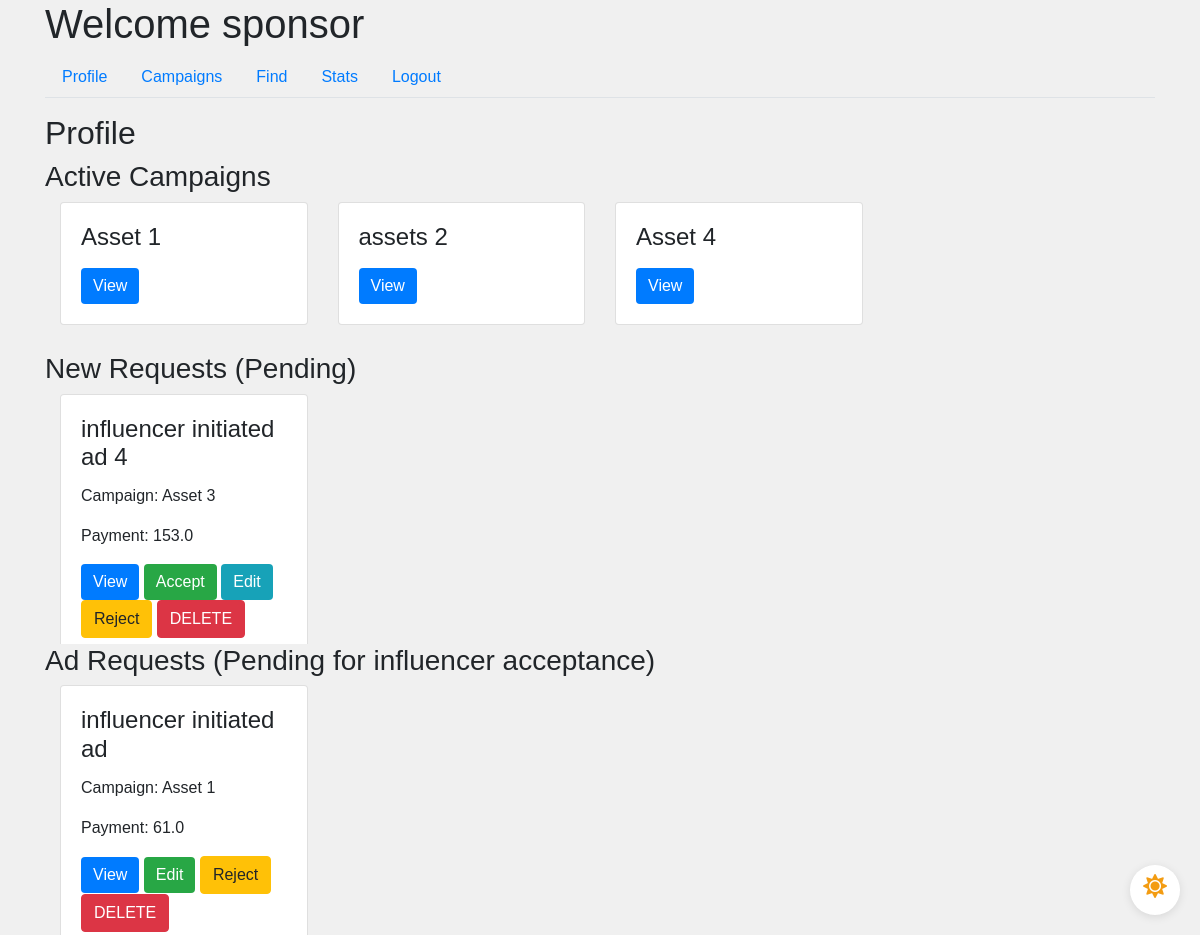
Page /sponsor/profile (signed in) on the committed database.
### app/models.py (models this page shows, shortened)
class User(UserMixin, db.Model):
    id = db.Column(db.Integer, primary_key=True)
    username = db.Column(db.String(64), unique=True, nullable=False)
    email = db.Column(db.String(120), unique=True, nullable=False)
    password_hash = db.Column(db.String(128), nullable=False)
    role = db.Column(db.String(20), nullable=False)
    industry = db.Column(db.String(120))  # For Sponsors
    platforms = db.Column(db.Text)  # For Influencers
    category = db.Column(db.String(120))  # For Influencers
    niche = db.Column(db.String(120))  # For Influencers
    profile_pic = db.Column(db.String(20), nullable=False, default='download.png')
    flag = db.Column(db.Boolean, default=False, nullable=False)  # Add flag column

class Campaign(db.Model):
    id = db.Column(db.Integer, primary_key=True)
    name = db.Column(db.String(100), nullable=False)
    description = db.Column(db.Text, nullable=False)
    budget = db.Column(db.Float, nullable=False)
    visibility = db.Column(db.String(10), nullable=False)  # 'public', 'private'
    start_date = db.Column(db.Date, nullable=False)
    end_date = db.Column(db.Date, nullable=False)
    user_id = db.Column(db.Integer, db.ForeignKey('user.id'), nullable=False)
    ad_requests = db.relationship('AdRequest', backref='campaign', lazy=True)
    flag = db.Column(db.Boolean, default=False, nullable=False)  # Add flag column

class AdRequest(db.Model):
    id = db.Column(db.Integer, primary_key=True)
    campaign_id = db.Column(db.Integer, db.ForeignKey('campaign.id'), nullable=False)
    influencer_id = db.Column(db.Integer, db.ForeignKey('user.id'), nullable=False)
    requirements = db.Column(db.Text, nullable=False)
    payment_amount = db.Column(db.Float, nullable=False)
    status_influencer = db.Column(db.String(10), nullable=False)
    status_sponsor = db.Column(db.String(10), nullable=False)

### app/routes.py (the view)
@main.route('/sponsor/profile')
@login_required
def sponsor_profile():
    if current_user.role != 'sponsor':
        return redirect(url_for('main.home'))
    sponsor = current_user
    active_campaigns = Campaign.query.join(AdRequest, Campaign.id == AdRequest.campaign_id)\
    .filter(Campaign.user_id == sponsor.id, AdRequest.status_sponsor == "Accepted").all()
    new_requests = AdRequest.query.join(Campaign, AdRequest.campaign_id == Campaign.id)\
    .filter(
        Campaign.user_id == sponsor.id,
        AdRequest.status_sponsor == 'Pending', AdRequest.status_influencer != 'Rejected'
    ).all()
    active_influencer = User.query.filter_by(role='influencer').all()
    influencer_pending_request = AdRequest.query.join(Campaign, AdRequest.campaign_id == Campaign.id)\
                              .filter(Campaign.user_id == sponsor.id, AdRequest.status_influencer == 'Pending', AdRequest.status_sponsor != 'Rejected').all()
    return render_template('sponsor_profile.html',
                           sponsor=sponsor,
                           active_campaigns=active_campaigns,
                           active_influencer=active_influencer,
                           new_requests=new_requests,
                           influencer_pending_request=influencer_pending_request)

### app/models.py (called while the page is built)
@login_manager.user_loader
def load_user(user_id):
    return User.query.get(int(user_id))

### app/templates/sponsor_profile.html (shortened to what this page needs)
{% extends "sponsor_dashboard.html" %}
{% block tab_content %}
<h2>Profile</h2>
<div class="col-md-13">
    <div class="profile-main">
        <h3>Active Campaigns</h3>
            <div class="scrollable-container scrollable-container-custom-height-spon-1">
                <div class="row-container">
                    {% for campaign in active_campaigns %}
                    <div class="col-md-3">
                        <div class="request-box card">
                            <div class="card-body">
                                <h4 class="card-title">{{ campaign.name }}</h4>
                                <button class="btn btn-primary" data-toggle="modal" data-target="#campaignModal" data-id="{{ campaign.id }}">View</button>
                            </div>
                        </div>
                    </div>
                    {% endfor %}
                </div>
            </div>
        <h3>New Requests (Pending)</h3>
            <div class="scrollable-container scrollable-container-custom-height-spon-2">
                <div class="row-container">
                    {% for request in new_requests %}
                    <div class="col-md-3">
                        <div class="request-box card">
                            <div class="card-body">
                                <h4 class="card-title">{{ request.requirements }}</h4>
                                <p class="card-text">Campaign: {{ request.campaign.name }}</p>
                                <p class="card-text">Payment: {{ request.payment_amount }}</p>
                                <button class="btn btn-primary" data-toggle="modal" data-target="#adRequestModal" data-id="{{ request.id }}">View</button>
                                {% for influencer in active_influencer %}
                                    {% if request.campaign.flag == 0 and current_user.flag == 0 and influencer.id == request.influencer_id and influencer.flag == 0 %}
                                        <a href="{{ url_for('main.accept_request_sponsor', id=request.id) }}" class="btn btn-success">Accept</a>
                                        <a href="{{ url_for('main.edit_ad_request_spon', id=request.id) }}" class="btn btn-info">Edit</a>
                                        <a href="{{ url_for('main.reject_request_sponsor', id=request.id) }}" class="btn btn-warning">Reject</a>
                                        <a href="{{ url_for('main.delete_ad_request', id=request.id) }}" class="btn btn-danger">DELETE</a>
                                    {% endif %}
                                {% endfor %}
                            </div>
                        </div>
                    </div>
                    {% endfor %}
                </div>
            </div>
        <h3>Ad Requests (Pending for influencer acceptance)</h3>
        <div class="scrollable-container scrollable-container-custom-height-spon-3">
            <div class="row-container">
                {% for request in influencer_pending_request %}
                <div class="col-md-3">
                    <div class="request-box card">
                        <div class="card-body">
                            <h4 class="card-title">{{ request.requirements }}</h4>
                            <p class="card-text">Campaign: {{ request.campaign.name }}</p>
                            <p class="card-text">Payment: {{ request.payment_amount }}</p>
                            <button class="btn btn-primary" data-toggle="modal" data-target="#adRequestModal" data-id="{{ request.id }}">View</button>
                            {% for influencer in active_influencer %}
                                {% if request.campaign.flag == 0 and current_user.flag == 0 and influencer.id == request.influencer_id and influencer.flag == 0 %}
                                    <a href="{{ url_for('main.edit_ad_request_spon', id=request.id) }}" class="btn btn-success">Edit</a>
                                    <a href="{{ url_for('main.reject_request_sponsor', id=request.id) }}" class="btn btn-warning">Reject</a>
                                    <a href="{{ url_for('main.delete_campaign', id=request.id) }}" class="btn btn-danger">DELETE</a>
                                {% endif %}
                            {% endfor %}
                        </div>
                    </div>
                </div>
                {% endfor %}
            </div>
        </div>
</div>
{% endblock %}

### app/templates/sponsor_dashboard.html (shortened to what this page needs)
{% extends "base.html" %}
{% block content %}
<div class="dark-mode-toggle">
    <label for="darkSwitch" class="toggle-label">
        <i class="fas fa-sun light-mode-icon"></i>
    </label>
</div>
<h1>Welcome {{ current_user.username }}</h1>
<ul class="nav nav-tabs">
    <li class="nav-item">
        <a class="nav-link" href="{{ url_for('main.sponsor_profile') }}">Profile</a>
    </li>
    <li class="nav-item">
        <a class="nav-link" href="{{ url_for('main.sponsor_campaigns') }}">Campaigns</a>
    </li>
    <li class="nav-item">
        <a class="nav-link" href="{{ url_for('main.sponsor_find') }}">Find</a>
    </li>
    <li class="nav-item">
        <a class="nav-link" href="{{ url_for('main.sponsor_stats') }}">Stats</a>
    </li>
    <li class="nav-item">
        <a class="nav-link" href="{{ url_for('main.logout') }}">Logout</a>
    </li>
</ul>
<div class="tab-content mt-3">
    {% block tab_content %}{% endblock %}
</div>
{% endblock %}

### app/static/css/styles.css (style rules this page uses)
.scrollable-container { display: flex; flex-direction: column; overflow-y: auto; height: 255px; scroll-snap-type: y mandatory; }
.scrollable-container-custom-height-spon-1 { height: 150px; }
.scrollable-container-custom-height-spon-2 { height: 250px; }
.scrollable-container-custom-height-spon-3 { height: 250px; }
.row-container { display: flex; flex-wrap: wrap; }
.row-container > .col-md-3 { flex: 0 0 25%; box-sizing: border-box; scroll-snap-align: start; margin-bottom: 10px; }
body { font-family: 'Arial', sans-serif; background-color: #f0f0f0; margin: 0; padding: 0; transition: background-color 0.3s; }
.btn-primary { background-color: #007bff; border: none; }
.btn-success { background-color: #28a745; border: none; }
.btn-info { background-color: #17a2b8; border: none; }
.dark-mode-toggle { position: fixed; bottom: 20px; right: 20px; width: 50px; height: 50px; border-radius: 50%; background-color: #fff; box-shadow: 0 2px 10px rgba(0, 0, 0, 0.1); display: flex; align-items: center; justify-content: center; cursor: pointer; z-index: 1000; }
.toggle-label { display: flex; align-items: center; justify-content: center; width: 100%; height: 100%; cursor: pointer; position: relative; }
.light-mode-icon, .dark-mode-icon { position: absolute; font-size: 24px; }
.light-mode-icon { color: #f39c12; opacity: 1; transition: opacity 0.3s; }

### rows in the picture
User: username "sponsor"
Campaign: name "Asset 1"
Campaign: name "assets 2"
Campaign: name "Asset 4"
AdRequest: requirements "influencer initiated ad 4", campaign.name "Asset 3", payment_amount "153.0"
AdRequest: requirements "influencer initiated ad", campaign.name "Asset 1", payment_amount "61.0"
